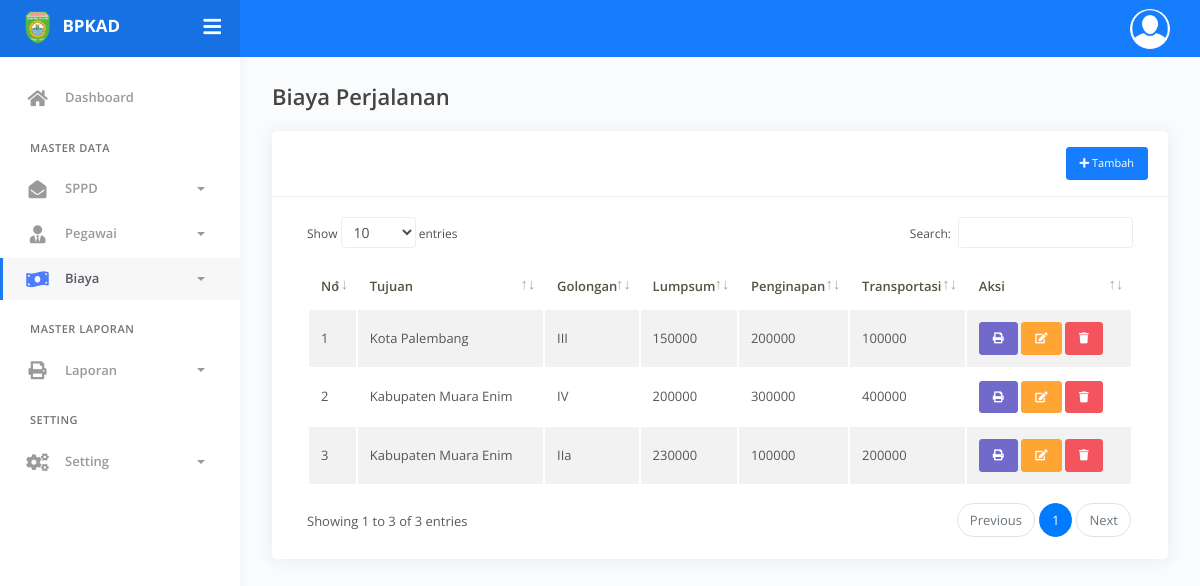
The app's page /index.php?page=biaya-perjalanan (signed in), older data.
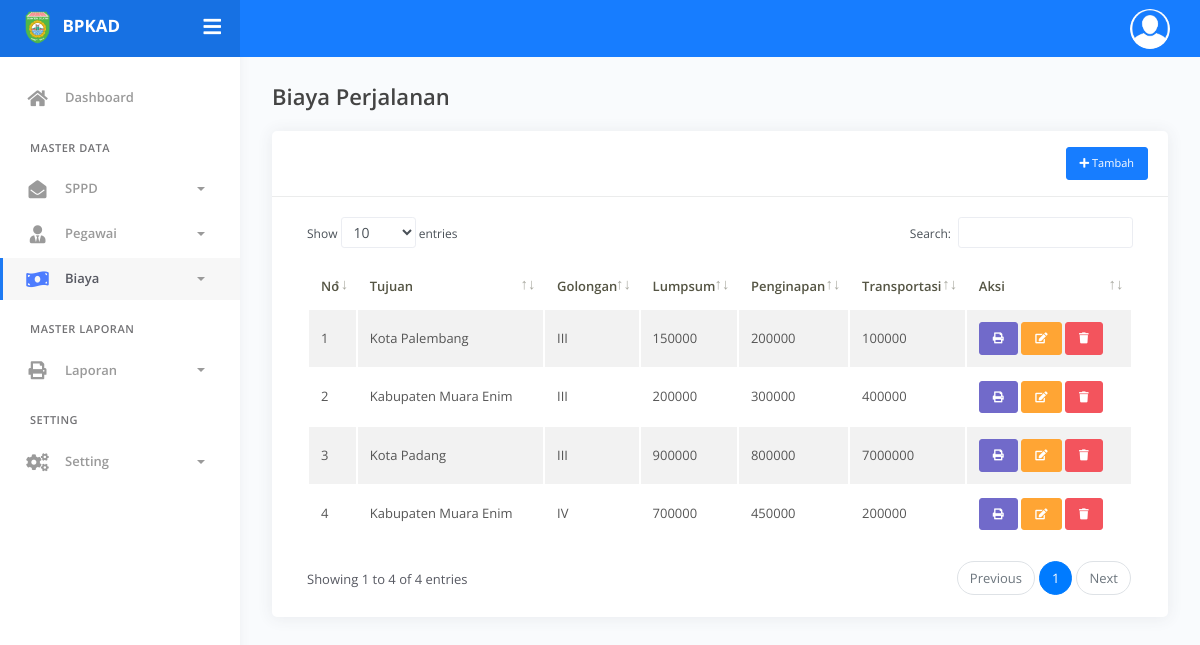
The same page, newer data.
### tables this page shows
CREATE TABLE `biaya_perjalanan` (
  `id_biaya_perjalanan` int(11) NOT NULL,
  `kota_id` int(11) NOT NULL,
  `golongan_id` int(11) NOT NULL,
  `lumpsum` int(11) NOT NULL,
  `penginapan` int(11) NOT NULL,
  `transportasi` int(11) NOT NULL
);

CREATE TABLE `kota` (
  `id_kota` int(11) NOT NULL,
  `nama_kota` varchar(255) NOT NULL
);

CREATE TABLE `golongan` (
  `id_golongan` int(11) NOT NULL,
  `nama_golongan` varchar(255) NOT NULL
);

### pages/biaya-perjalanan/index.php (the view)
<?php
$bp = mysqli_query($koneksi, "SELECT * FROM biaya_perjalanan bp JOIN kota k ON bp.kota_id = k.id_kota JOIN golongan g ON bp.golongan_id = g.id_golongan ORDER BY bp.golongan_id");
$no_tabel = 1;
?>
<div class="main-panel">
    <div class="content">
        <div class="page-inner">
            <div class="page-header">
                <h4 class="page-title">Biaya Perjalanan</h4>
            </div>
            <div class="row">
                <div class="col-md-12">
                    <div class="card">
                        <div class="card-header">
                            <div class="float-right">
                                <a href="index.php?page=tambah-biaya-perjalanan" class="btn btn-primary btn-sm"><i class="fas fa-plus"></i> Tambah</a>
                            </div>
                        </div>
                        <div class="card-body">
                            <div class="table-responsive">
                                <table id="basic-datatables" class="display table table-striped table-hover" >
                                    <thead>
                                        <tr>
                                            <th>No</th>
                                            <th>Tujuan</th>
                                            <th>Golongan</th>
                                            <th>Lumpsum</th>
                                            <th>Penginapan</th>
                                            <th>Transportasi</th>
                                            <th>Aksi</th>
                                        </tr>
                                    </thead>
                                    <tbody>
                                        <?php foreach ($bp as $data) : ?>
                                            <tr>
                                                <td><?= $no_tabel++ ?></td>
                                                <td>
                                                    <?= $data['nama_kota'] ?>
                                                </td>
                                                <td><?= $data['nama_golongan'] ?></td>
                                                <td><?= $data['lumpsum'] ?></td>
                                                <td><?= $data['penginapan'] ?></td>
                                                <td><?= $data['transportasi'] ?></td>
                                                <td>
                                                    <a href="index.php?page=print-biaya-perjalanan&id_biaya_perjalanan=<?= $data['id_biaya_perjalanan'] ?>" class="btn btn-secondary btn-sm"><i class="fas fa-print"></i></a>
                                                    <a href="index.php?page=edit-biaya-perjalanan&id_biaya_perjalanan=<?= $data['id_biaya_perjalanan'] ?>" class="btn btn-warning btn-sm"><i class="fas fa-edit"></i></a>
                                                    <a href="controllers/biaya-perjalanan/delete.php?id_biaya_perjalanan=<?= $data['id_biaya_perjalanan'] ?>" class="btn btn-danger btn-sm" onclick="return confirm('Hapus data?')"><i class="fas fa-trash"></i></a>
                                                </td>
                                            </tr>
                                        <?php endforeach; ?>
                                    </tbody>
                                </table>
                            </div>
                        </div>
                    </div>
                </div>
            </div>
        </div>
    </div>
</div>

### index.php (shortened to what this page needs)
<?php
include 'config/koneksi.php';
?>
<!DOCTYPE html>
<html lang="en">
<head>
	<link rel="stylesheet" href="assets/css/bootstrap.min.css">
	<link rel="stylesheet" href="assets/css/azzara.min.css">
	<link rel="stylesheet" href="assets/css/select2.min.css">
</head>
<body>
	<div class="wrapper">
		<?php include 'inc/navbar.php'; ?>
		<?php include 'inc/sidebar.php'; ?>
		<?php
		if (isset($_GET['page']))
		{
			$page = $_GET['page'];
			if ($page == 'biaya-perjalanan') {
				include 'pages/biaya-perjalanan/index.php';
			}
		}
		else
		{
			include 'pages/dashboard.php';
		}
		?>
	</div>
</body>
</html>

### inc/navbar.php (shortened to what this page needs)
<div class="main-header" data-background-color="blue">
    <div class="logo-header">
        <a href="index.php" class="logo">
            <img src="assets/img/logo.png" width="25px" alt="navbar brand" class="navbar-brand">
            <span class="text-white ml-2 font-weight-bold">BPKAD</span>
        </a>
        <div class="navbar-minimize">
            <button class="btn btn-minimize btn-rounded">
                <i class="fa fa-bars"></i>
            </button>
        </div>
    </div>
    <nav class="navbar navbar-header navbar-expand-lg">
        <div class="container-fluid">
            <ul class="navbar-nav topbar-nav ml-md-auto align-items-center">
                <li class="nav-item dropdown hidden-caret">
                    <a class="dropdown-toggle profile-pic" data-toggle="dropdown" href="#" aria-expanded="false">
                        <div class="avatar-sm">
                            <img src="assets/img/user.png" class="avatar-img rounded-circle">
                        </div>
                    </a>
                </li>
            </ul>
        </div>
    </nav>
</div>

### inc/sidebar.php (shortened to what this page needs)
<div class="sidebar">
    <div class="sidebar-wrapper scrollbar-inner">
        <div class="sidebar-content">
            <ul class="nav">
                <li class="nav-item <?= !isset($_GET['page']) ? 'active' : '' ?>">
                    <a href="index.php">
                        <i class="fas fa-home"></i>
                        <p>Dashboard</p>
                    </a>
                </li>
                <?php if ($_SESSION['role'] == 'admin') : ?>
                <li class="nav-section">
                    <h4 class="text-section">Master Data</h4>
                </li>
                <li class="nav-item <?= $_GET['page'] == 'nppd' || $_GET['page'] == 'spt' || $_GET['page'] == 'sppd'  ? 'active' : '' ?>">
                    <a data-toggle="collapse" href="#sppd">
                        <i class="fas fa-envelope-open"></i>
                        <p>SPPD</p>
                        <span class="caret"></span>
                    </a>
                </li>
                <li class="nav-item <?= $_GET['page'] == 'pegawai' || $_GET['page'] == 'golongan'  ? 'active' : '' ?>">
                    <a data-toggle="collapse" href="#pegawai">
                        <i class="fas fa-user-tie"></i>
                        <p>Pegawai</p>
                        <span class="caret"></span>
                    </a>
                </li>
                <li class="nav-item <?= $_GET['page'] == 'kota' || $_GET['page'] == 'biaya-perjalanan' || $_GET['page'] == 'kendaraan' ? 'active' : '' ?>">
                    <a data-toggle="collapse" href="#biaya">
                        <i class="fas fa-money-bill-wave"></i>
                        <p>Biaya</p>
                        <span class="caret"></span>
                    </a>
                </li>
                <li class="nav-section">
                    <h4 class="text-section">Master Laporan</h4>
                </li>
                <li class="nav-item <?= $_GET['page'] == 'kuitansi' || $_GET['page'] == 'perjalanan-dinas' ? 'active' : '' ?>">
                    <a data-toggle="collapse" href="#laporan">
                        <i class="fas fa-print"></i>
                        <p>Laporan</p>
                        <span class="caret"></span>
                    </a>
                </li>
                <li class="nav-section">
                    <h4 class="text-section">Setting</h4>
                </li>
                <li class="nav-item <?= $_GET['page'] == 'profil-instansi' ? 'active' : '' ?>">
                    <a data-toggle="collapse" href="#instansi">
                        <i class="fas fa-cogs"></i>
                        <p>Setting</p>
                        <span class="caret"></span>
                    </a>
                </li>
                <?php endif; ?>
            </ul>
        </div>
    </div>
</div>

Row changes from the older to the newer data that the page shows:
removed biaya_perjalanan: kota.nama_kota "Kabupaten Muara Enim", golongan.nama_golongan "IIa", lumpsum "230000", penginapan "100000", transportasi "200000"
changed biaya_perjalanan (number 2 of 4 on the later page): golongan.nama_golongan "IV" → "III"
added biaya_perjalanan: kota.nama_kota "Kota Padang", golongan.nama_golongan "III", lumpsum "900000", penginapan "800000", transportasi "7000000"
added biaya_perjalanan: kota.nama_kota "Kabupaten Muara Enim", golongan.nama_golongan "IV", lumpsum "700000", penginapan "450000", transportasi "200000"
Text that changed along with them:
text written by a page script: "Show entries Search: Showing 1 to 3 of 3 entries Previous 1 Next" → "Show entries Search: Showing 1 to 4 of 4 entries Previous 1 Next"
